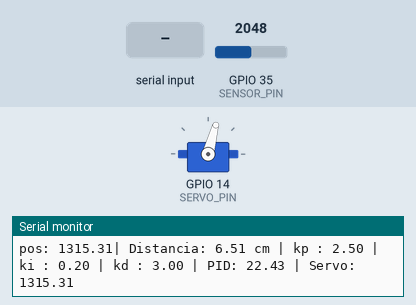
A program run on a simulated ESP32. On the bench: servo, the last lines printed to the serial monitor. The test bench sets the inputs (shaded band); at power-on: GPIO 35 (SENSOR_PIN) = 2048.

Above: at 1.2 s.
1.3 s: "kp=90\n" received over Serial
At 4.19 s:
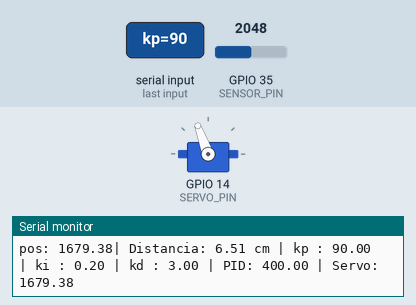
4.3 s: GPIO 35 (SENSOR_PIN) set to 1560
6.2 s: GPIO 35 (SENSOR_PIN) set to 1491
9.2 s: "kp=\n" received over Serial
At 13.3 s:
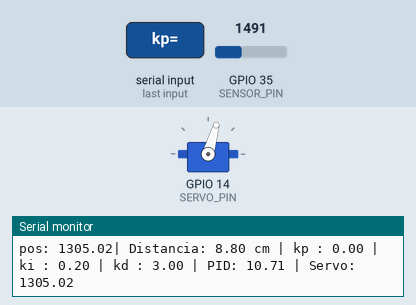
Timing chart, 0 to 14.8 s (numbered marks = the images above; inputs shaded):
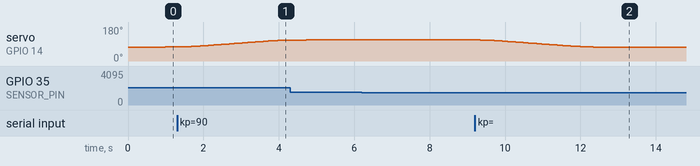

Measured:
- after the input at 1.3 s, servo on GPIO 14 (SERVO_PIN): moves from 75° to 111° over 2.7 s, starting after 0.27 s
- after the input at 9.2 s, servo on GPIO 14 (SERVO_PIN): moves from 112° to 74° over 3.0 s, starting after 0.15 s

The program:

main.cpp
```cpp
#include <Arduino.h>
#include <PID_v1.h>
#include <Servo.h>

#define SERVO_PIN 14
#define SENSOR_PIN 35

float angAtual;
float acelAtual;
float velAtual;
float velMax = 150;
float acelMax = 900;
float jerkMax = 1667;
const float ganhoPos = 2.0f;
const float ganhoVel = 6.0f;

float pos = 0;
float angDestino = 0;

struct CalibrationPoint {
  int adc;
  float distancia_mm;
};

CalibrationPoint tabela[] = {
    {3400, 3},
    {3000, 4},
    {2500, 5},
    {2200, 6},
    {1900, 7},
    {1650, 8},
    {1450, 9},
    {1290, 10},
    {1100, 11},
    {1000, 12},
    {920, 13},
    {880, 14},
    {790, 15},
    {720, 16},
    {630, 17},
    {590, 18},
    {450, 19},
    {400, 20},
    {360, 21},
    {300, 22},
    {220, 23},
    {200, 24},
    {150, 25}
};

const int NUM_PONTOS = sizeof(tabela) / sizeof(tabela[0]);

Servo myservo;

double Setpoint, Distancia, Output;
double Kp = 2.50, Ki = 0.2, Kd = 3;
PID processPID(&Distancia, &Output, &Setpoint, Kp, Ki, Kd, DIRECT);

double distanciaFiltrada = 0.0;
const double alpha = 0.80;

const uint32_t SAMPLE_TIME_MS = 10;
uint32_t ultimoUpdatePID = 0;
uint32_t ultimoScan = 0;

float distanciaInterpolada(double adc)
{
    if (adc >= tabela[0].adc)
        return tabela[0].distancia_mm;

    if (adc <= tabela[NUM_PONTOS - 1].adc)
        return tabela[NUM_PONTOS - 1].distancia_mm;

    for (int i = 0; i < NUM_PONTOS - 1; i++)
    {
        if (adc <= tabela[i].adc && adc >= tabela[i + 1].adc)
        {
            float x1 = tabela[i].adc;
            float x2 = tabela[i + 1].adc;
            float y1 = tabela[i].distancia_mm;
            float y2 = tabela[i + 1].distancia_mm;

            return y1 + (adc - x1) * (y2 - y1) / (x2 - x1);
        }
    }

    return 0;
}

void printPIDStatus()
{
  Serial.println("\n===== PID =====");

  Serial.print("Kp: ");
  Serial.println(Kp);

  Serial.print("Ki: ");
  Serial.println(Ki);

  Serial.print("Kd: ");
  Serial.println(Kd);

  Serial.print("Setpoint: ");
  Serial.println(Setpoint);

  Serial.println("===============");
}

void processSerialCommands()
{
  if (!Serial.available())
    return;

  String command = Serial.readStringUntil('\n');
  command.trim();

  if (command.startsWith("kp="))
  {
    Kp = command.substring(3).toFloat();
    processPID.SetTunings(Kp, Ki, Kd);

    Serial.print("Novo Kp: ");
    Serial.println(Kp);
  }
  else if (command.startsWith("ki="))
  {
    Ki = command.substring(3).toFloat();
    processPID.SetTunings(Kp, Ki, Kd);

    Serial.print("Novo Ki: ");
    Serial.println(Ki);
  }
  else if (command.startsWith("kd="))
  {
    Kd = command.substring(3).toFloat();
    processPID.SetTunings(Kp, Ki, Kd);

    Serial.print("Novo Kd: ");
    Serial.println(Kd);
  }
  else if (command.startsWith("sp="))
  {
    Setpoint = command.substring(3).toFloat();

    Serial.print("Novo Setpoint: ");
    Serial.println(Setpoint);
  }
  else if (command == "status")
  {
    printPIDStatus();
  }
}

void setup()
{
  Serial.begin(115200);
  pinMode(SENSOR_PIN, INPUT);
  myservo.attach(SERVO_PIN);

  Setpoint = 15;
  Distancia = distanciaFiltrada;

  processPID.SetOutputLimits(-400, 400);
  processPID.SetSampleTime(SAMPLE_TIME_MS);
  processPID.SetMode(AUTOMATIC);

  myservo.writeMicroseconds(1295);

  angAtual = 1295;
  acelAtual = 0;
  velAtual = 0;
  pos = 1295;
  angDestino = 1295;
  ultimoScan = millis();

  Serial.println(" Sistema iniciado");
  printPIDStatus();
}

void loop()
{
  processSerialCommands();

  if (millis() - ultimoUpdatePID >= SAMPLE_TIME_MS)
  {
    ultimoUpdatePID = millis();

    double leitura = distanciaInterpolada(analogRead(SENSOR_PIN));

    distanciaFiltrada = (1.0 - alpha) * distanciaFiltrada + alpha * leitura;

    Distancia = distanciaFiltrada;

    processPID.Compute();

    angDestino = 1295 + Output;
  }

  float dt = (millis() - ultimoScan) / 1000.0f;
  ultimoScan = millis();

  if (dt <= 0.0f)
  {
    dt = SAMPLE_TIME_MS / 1000.0f;
  }

  double erro = Setpoint - Distancia;

  // Controle de posicao: transforma o erro de PWM em uma velocidade alvo.
  float erroPos = angDestino - pos;
  float velDesejada = erroPos * ganhoPos;
  velDesejada = constrain(velDesejada, -velMax, velMax);

  // Controle de velocidade: converte o erro de velocidade em aceleracao alvo.
  float acelDesejada = (velDesejada - velAtual) * ganhoVel;

  // Limitacao de aceleracao: mantem a aceleracao dentro do envelope configurado.
  acelDesejada = constrain(acelDesejada, -acelMax, acelMax);

  // Limitacao de jerk: suaviza a transicao da aceleracao a cada ciclo.
  float deltaAcel = acelDesejada - acelAtual;
  deltaAcel = constrain(deltaAcel, -jerkMax * dt, jerkMax * dt);
  acelAtual += deltaAcel;
  acelAtual = constrain(acelAtual, -acelMax, acelMax);

  velAtual = constrain(velAtual, -velMax, velMax);
  velAtual += acelAtual * dt;
  velAtual = constrain(velAtual, -velMax, velMax);

  pos += velAtual * dt;
  pos = constrain(pos, 1100.0f, 1900.0f);

  // if ((pos <= 1100.0f && velAtual < 0.0f) || (pos >= 1900.0f && velAtual > 0.0f))
  // {
  //   velAtual = 0.0f;
  //   if ((pos <= 1100.0f && acelAtual < 0.0f) || (pos >= 1900.0f && acelAtual > 0.0f))
  //   {
  //     acelAtual = 0.0f;
  //   }
  // }

  float servoPWM = constrain(pos, 1100.0f, 1900.0f);
  angAtual = servoPWM;

  myservo.writeMicroseconds(servoPWM);

  Serial.print("pos: ");
  Serial.print(pos, 2);

  Serial.print("| Distancia: ");
  Serial.print(Distancia, 2);

  Serial.print(" cm | kp : ");
  Serial.print(Kp, 2);

  Serial.print(" | ki : ");
  Serial.print(Ki, 2);

  Serial.print(" | kd : ");
  Serial.print(Kd, 2);

  Serial.print(" | PID: ");
  Serial.print(Output, 2);

  Serial.print(" | Servo: ");
  Serial.println(servoPWM);
}
```
